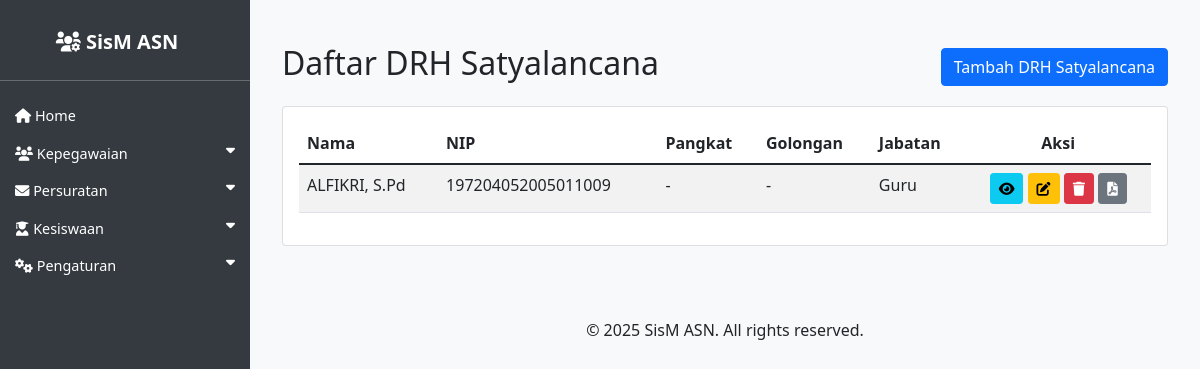
The app's page /asn/drh_satyalancana/, older data.
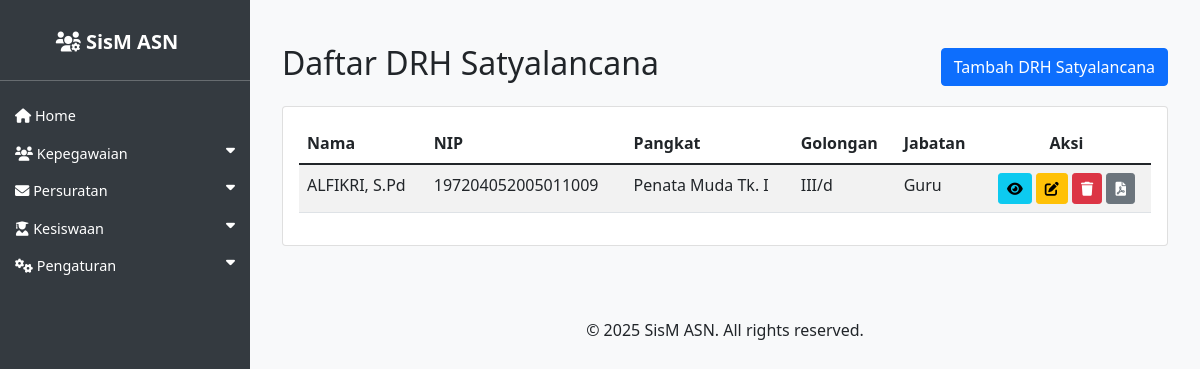
The same page, newer data.
### asn_app/models.py (models this page shows, shortened)
class DRHSatyalancana(models.Model):
    asn = models.ForeignKey(ASN, on_delete=models.CASCADE, related_name='drh_satyalancana')
    atasan_langsung = models.ForeignKey(ASN, on_delete=models.SET_NULL, null=True, blank=True, related_name='drh_atasan_langsung', verbose_name='Atasan Langsung')
    nip_lama = models.CharField(max_length=255, blank=True, verbose_name='NIP Lama')
    pendidikan_terakhir = models.CharField(max_length=255, blank=True, verbose_name='Pendidikan Terakhir')
    pangkat = models.CharField(max_length=255, blank=True, verbose_name='Pangkat')
    golongan = models.CharField(max_length=255, blank=True, verbose_name='Golongan')
    no_sk_cpns = models.CharField(max_length=255, blank=True, verbose_name='No. SK CPNS (TMT)')
    jabatan_terakhir = models.CharField(max_length=255, blank=True, verbose_name='Jabatan Terakhir (TMT)')
    tanda_kehormatan = models.TextField(blank=True, verbose_name='Tanda Kehormatan yang sudah dimiliki')
    hukuman_disiplin = models.TextField(blank=True, verbose_name='Hukuman Disiplin')
    cltn = models.TextField(blank=True, verbose_name='CLTN')
    no_kepres = models.CharField(max_length=255, blank=True, verbose_name='No. Keppres')
    tgl_kepres = models.DateField(null=True, blank=True, verbose_name='Tanggal Keppres')
    tmt_pangkat = models.DateField(null=True, blank=True, verbose_name='TMT Pangkat')
    tmt_cpns = models.DateField(null=True, blank=True, verbose_name='TMT CPNS')
    tmt_jabatan = models.DateField(null=True, blank=True, verbose_name='TMT Jabatan')
    created_at = models.DateTimeField(auto_now_add=True)
    updated_at = models.DateTimeField(auto_now=True)

class ASN(models.Model):
    JENIS_KELAMIN_CHOICES = [
        ('L', 'Laki-laki'),
        ('P', 'Perempuan'),
    ]
    AGAMA_CHOICES = [
        ('ISLAM', 'Islam'),
        ('KRISTEN', 'Kristen'),
        ('KATOLIK', 'Katolik'),
        ('HINDU', 'Hindu'),
        ('BUDDHA', 'Buddha'),
        ('KONGHUCU', 'Konghucu'),
    ]
    nip = models.CharField(max_length=18, unique=True, null=True, blank=True)
    nama = models.CharField(max_length=100)
    tempat_lahir = models.CharField(max_length=50)
    tanggal_lahir = models.DateField()
    jenis_kelamin = models.CharField(max_length=1, choices=JENIS_KELAMIN_CHOICES)
    agama = models.CharField(max_length=10, choices=AGAMA_CHOICES)
    alamat = models.TextField()
    email = models.EmailField()
    telepon = models.CharField(max_length=15)
    jabatan = models.CharField(max_length=100)
    pangkat = models.CharField(max_length=50, null=True, blank=True)
    golongan = models.CharField(max_length=5, null=True, blank=True)
    nama_istri_suami = models.CharField(max_length=100, blank=True, null=True, verbose_name='Nama Istri/Suami')
    unit_kerja = models.CharField(max_length=100)
    foto = models.ImageField(upload_to='asn_fotos/', blank=True, null=True)
    pendidikan_terakhir = models.CharField(max_length=255, blank=True, verbose_name='Pendidikan Terakhir')
    tmt_pangkat = models.DateField(null=True, blank=True, verbose_name='TMT Pangkat')
    tmt_cpns = models.DateField(null=True, blank=True, verbose_name='TMT CPNS')
    tmt_jabatan = models.DateField(null=True, blank=True, verbose_name='TMT Jabatan')
    created_at = models.DateTimeField(auto_now_add=True)
    updated_at = models.DateTimeField(auto_now=True)

### asn_app/views.py (the view)
# urls.py: path('drh_satyalancana/', views.drh_satyalancana_list, name='drh_satyalancana_list'),
def drh_satyalancana_list(request):
    drh_list = DRHSatyalancana.objects.select_related('asn').all().order_by('-created_at')
    return render(request, 'asn_app/drh_satyalancana_list.html', {'drh_list': drh_list})

### asn_app/templates/asn_app/drh_satyalancana_list.html (shortened to what this page needs)
{% extends 'asn_app/base.html' %}
{% block content %}
<div class="container mt-4">
    <div class="d-flex justify-content-between align-items-center mb-3">
        <h2>Daftar DRH Satyalancana</h2>
        <a href="{% url 'drh_satyalancana_create' %}" class="btn btn-primary">Tambah DRH Satyalancana</a>
    </div>
    <div class="card">
        <div class="card-body">
            <table class="table table-striped table-hover">
                <thead>
                    <tr>
                        <th>Nama</th>
                        <th>NIP</th>
                        <th>Pangkat</th>
                        <th>Golongan</th>
                        <th>Jabatan</th>
                        <th class="text-center">Aksi</th>
                    </tr>
                </thead>
                <tbody>
                    {% for drh in drh_list %}
                    <tr>
                        <td>{{ drh.asn.nama }}</td>
                        <td>{{ drh.asn.nip }}</td>
                        <td>{{ drh.pangkat|default:"-" }}</td>
                        <td>{{ drh.golongan|default:"-" }}</td>
                        <td>{{ drh.asn.jabatan }}</td>
                        <td class="text-center">
                            <a href="{% url 'drh_satyalancana_detail' drh.pk %}" class="btn btn-sm btn-info"><i class="fas fa-eye"></i> </a>
                            <a href="{% url 'drh_satyalancana_update' drh.pk %}" class="btn btn-sm btn-warning"><i class="fas fa-edit"></i> </a>
                            <a href="{% url 'drh_satyalancana_delete' drh.pk %}" class="btn btn-sm btn-danger"><i class="fas fa-trash"></i> </a>
                            <a href="{% url 'drh_satyalancana_export_pdf' drh.pk %}" class="btn btn-sm btn-secondary"><i class="fas fa-file-pdf"></i> </a>
                        </td>
                    </tr>
                    {% empty %}
                    <tr>
                        <td colspan="5" class="text-center">Tidak ada data DRH Satyalancana.</td>
                    </tr>
                    {% endfor %}
                </tbody>
            </table>
        </div>
    </div>
</div>
{% endblock %}

Row changes from the older to the newer data that the page shows:
changed DRHSatyalancana "ALFIKRI, S.Pd": pangkat "-" → "Penata Muda Tk. I"; golongan "-" → "III/d"
